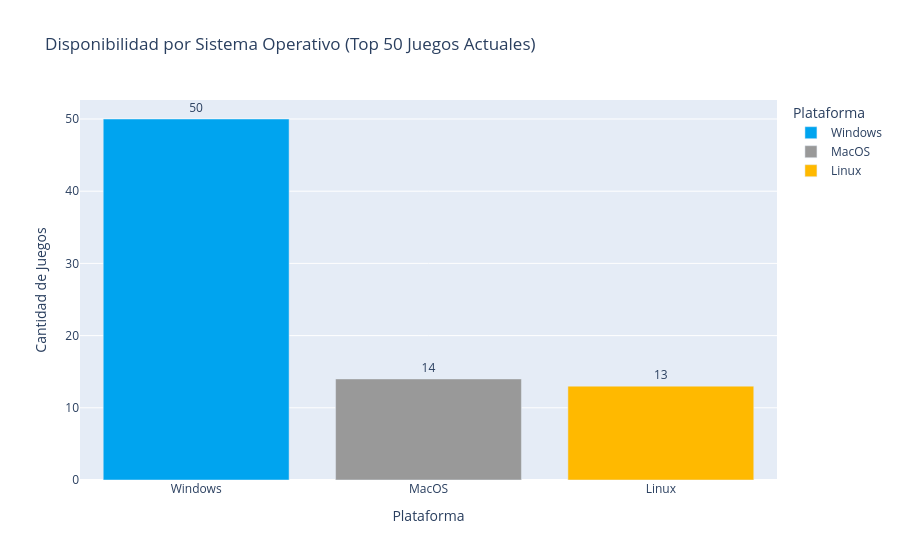

Notebook code cell kept with this figure:
### Code cell
# Sumamos cuántos juegos soportan cada plataforma
conteo_plataformas = {
    'Windows': df_super['windows'].sum(),
    'MacOS': df_super['mac'].sum(),
    'Linux': df_super['linux'].sum()
}

df_plataformas = pd.DataFrame(list(conteo_plataformas.items()), columns=['Plataforma', 'Cantidad de Juegos'])

fig5 = px.bar(
    df_plataformas, 
    x='Plataforma', 
    y='Cantidad de Juegos',
    title='Disponibilidad por Sistema Operativo (Top 50 Juegos Actuales)',
    text='Cantidad de Juegos',
    color='Plataforma',
    color_discrete_map={'Windows': '#00A4EF', 'MacOS': '#999999', 'Linux': '#FFB900'}
)
# Ubicamos el texto encima de las barras
fig5.update_traces(textposition='outside') 
fig5.show()

### Figure 1 — Plotly figure (JSON) as saved in the notebook; plotly's stock layout.template omitted (floating-point values rounded to 4 significant figures)
{"data": [{"hovertemplate": "Plataforma=%{x}<br>Cantidad de Juegos=%{text}<extra></extra>", "legendgroup": "Windows", "marker": {"color": "#00A4EF", "pattern": {"shape": ""}}, "name": "Windows", "orientation": "v", "showlegend": true, "text": [50.0], "textposition": "outside", "type": "bar", "x": ["Windows"], "xaxis": "x", "y": [50], "yaxis": "y"}, {"hovertemplate": "Plataforma=%{x}<br>Cantidad de Juegos=%{text}<extra></extra>", "legendgroup": "MacOS", "marker": {"color": "#999999", "pattern": {"shape": ""}}, "name": "MacOS", "orientation": "v", "showlegend": true, "text": [14.0], "textposition": "outside", "type": "bar", "x": ["MacOS"], "xaxis": "x", "y": [14], "yaxis": "y"}, {"hovertemplate": "Plataforma=%{x}<br>Cantidad de Juegos=%{text}<extra></extra>", "legendgroup": "Linux", "marker": {"color": "#FFB900", "pattern": {"shape": ""}}, "name": "Linux", "orientation": "v", "showlegend": true, "text": [13.0], "textposition": "outside", "type": "bar", "x": ["Linux"], "xaxis": "x", "y": [13], "yaxis": "y"}], "layout": {"barmode": "relative", "legend": {"title": {"text": "Plataforma"}, "tracegroupgap": 0}, "title": {"text": "Disponibilidad por Sistema Operativo (Top 50 Juegos Actuales)"}, "xaxis": {"anchor": "y", "categoryarray": ["Windows", "MacOS", "Linux"], "categoryorder": "array", "domain": [0, 1], "title": {"text": "Plataforma"}}, "yaxis": {"anchor": "x", "domain": [0, 1], "title": {"text": "Cantidad de Juegos"}}}}
